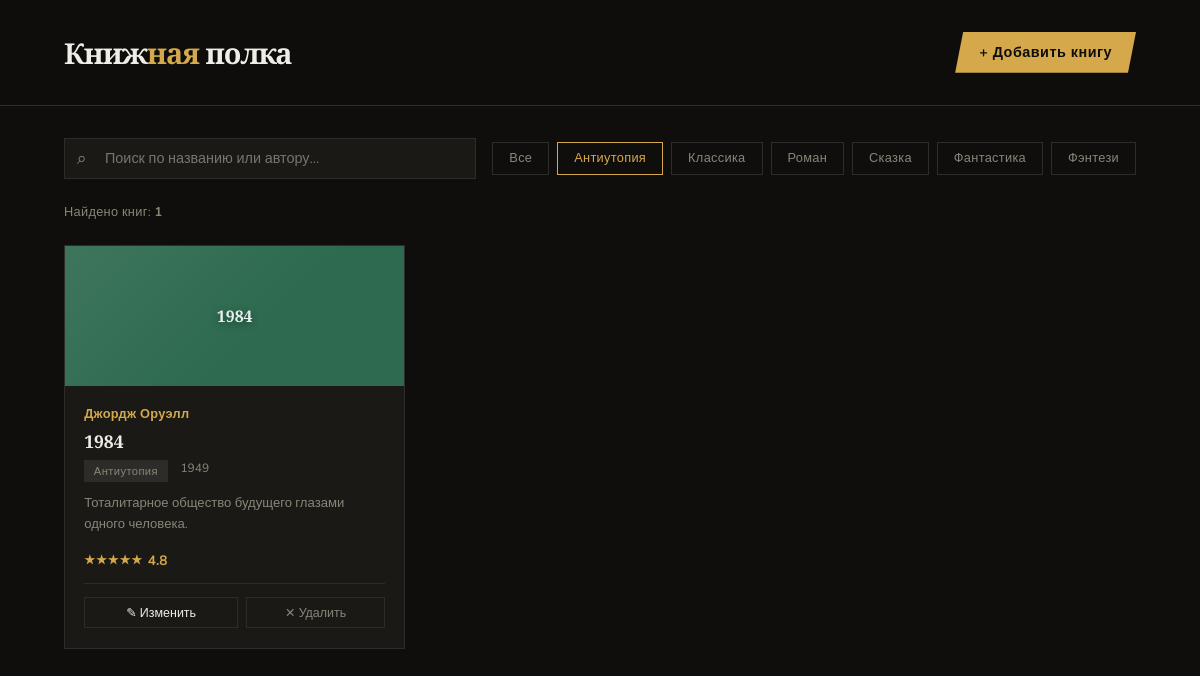
The app's page /?genre=Антиутопия&search= with its own data.
### tables this page shows
CREATE TABLE books (
            id INTEGER PRIMARY KEY AUTOINCREMENT,
            title TEXT NOT NULL,
            author TEXT NOT NULL,
            genre TEXT NOT NULL,
            year INTEGER,
            rating REAL DEFAULT 0,
            description TEXT,
            cover_color TEXT DEFAULT '#4A90D9'
        );

### app.py (the view)
@app.route('/')
def index():
    conn = get_db()
    genre_filter = request.args.get('genre', '')
    search = request.args.get('search', '')
    query = 'SELECT * FROM books'
    params = []
    conditions = []
    if genre_filter:
        conditions.append('genre = ?')
        params.append(genre_filter)
    if search:
        conditions.append('(title LIKE ? OR author LIKE ?)')
        params.extend([f'%{search}%', f'%{search}%'])
    if conditions:
        query += ' WHERE ' + ' AND '.join(conditions)
    query += ' ORDER BY rating DESC'
    books = conn.execute(query, params).fetchall()
    genres = [r[0] for r in conn.execute('SELECT DISTINCT genre FROM books ORDER BY genre').fetchall()]
    conn.close()
    return render_template('index.html', books=books, genres=genres, current_genre=genre_filter, search=search)

### app.py (called while the page is built)
def get_db():
    conn = sqlite3.connect(DB_PATH)
    conn.row_factory = sqlite3.Row
    return conn

### templates/index.html (shortened to what this page needs)
<!DOCTYPE html>
<html lang="ru">
<head>
</head>
<body>
<header>
  <div class="logo">Книж<span>ная</span> полка</div>
  <a href="/add" class="add-btn">+ Добавить книгу</a>
</header>
<div class="controls">
  <form method="get" class="search-wrap">
    <input type="text" name="search" placeholder="Поиск по названию или автору..." value="{{ search }}">
  </form>
  <div class="genre-tabs">
    <a href="/?search={{ search }}" class="genre-tab {% if not current_genre %}active{% endif %}">Все</a>
    {% for g in genres %}
    <a href="/?genre={{ g }}&search={{ search }}" class="genre-tab {% if g == current_genre %}active{% endif %}">{{ g }}</a>
    {% endfor %}
  </div>
</div>
<div class="stats-bar">Найдено книг: <strong>{{ books|length }}</strong></div>
<div class="grid">
  {% if books %}
    {% for b in books %}
    <div class="card">
      <div class="card-cover" style="background: {{ b.cover_color }};">
        <div class="cover-title">{{ b.title }}</div>
      </div>
      <div class="card-body">
        <div class="card-author">{{ b.author }}</div>
        <div class="card-title">{{ b.title }}</div>
        <div class="card-meta">
          <span class="card-genre">{{ b.genre }}</span>
          {% if b.year %}<span>{{ b.year }}</span>{% endif %}
        </div>
        {% if b.description %}
        <div class="card-desc">{{ b.description }}</div>
        {% endif %}
        <div class="rating">
          <span class="stars">★★★★★</span>
          {{ "%.1f"|format(b.rating) }}
        </div>
        <div class="card-actions">
          <a href="/edit/{{ b.id }}" class="btn-edit">✎ Изменить</a>
          <form method="post" action="/delete/{{ b.id }}" style="flex:1" onsubmit="return confirm('Удалить эту книгу?')">
            <button type="submit" class="btn-del" style="width:100%">✕ Удалить</button>
          </form>
        </div>
      </div>
    </div>
    {% endfor %}
  {% else %}
    <div class="empty">
      <p>Книги не найдены</p>
      <p>Попробуйте другой запрос или <a href="/" style="color:var(--accent)">сбросьте фильтры</a></p>
    </div>
  {% endif %}
</div>
</body>
</html>

### templates/index.html (style rules this page uses)
:root { --bg: #0F0E0C; --surface: #1A1916; --border: #2E2C28; --text: #F0EDE6; --muted: #8A8578; --accent: #D4A84B; --accent2: #E8534A; }
* { margin: 0; padding: 0; box-sizing: border-box; }
body { background: var(--bg); color: var(--text); font-family: 'Nunito', sans-serif; min-height: 100vh; }
header { border-bottom: 1px solid var(--border); padding: 2rem 4rem; display: flex; align-items: center; justify-content: space-between; position: sticky; top: 0; background: rgba(15,14,12,0.95); backdrop-filter: blur(12px); z-index: 100; }
.logo { font-family: 'Playfair Display', serif; font-size: 1.8rem; font-weight: 900; letter-spacing: -1px; }
.logo span { color: var(--accent); }
.add-btn { background: var(--accent); color: #0F0E0C; border: none; padding: .65rem 1.5rem; font-family: 'Nunito', sans-serif; font-weight: 700; font-size: .9rem; cursor: pointer; letter-spacing: .5px; text-decoration: none; transition: all .2s; clip-path: polygon(8px 0%, 100% 0%, calc(100% - 8px) 100%, 0% 100%); }
.controls { padding: 2rem 4rem 1rem; display: flex; gap: 1rem; align-items: center; flex-wrap: wrap; }
.search-wrap { position: relative; flex: 1; min-width: 220px; }
.search-wrap input { width: 100%; background: var(--surface); border: 1px solid var(--border); color: var(--text); padding: .6rem 1rem .6rem 2.5rem; font-family: 'Nunito', sans-serif; font-size: .9rem; outline: none; transition: border .2s; }
.search-wrap::before { content: '⌕'; position: absolute; left: .8rem; top: 50%; transform: translateY(-50%); color: var(--muted); font-size: 1.1rem; }
.genre-tabs { display: flex; gap: .5rem; flex-wrap: wrap; }
.genre-tab { padding: .4rem 1rem; border: 1px solid var(--border); background: transparent; color: var(--muted); font-family: 'Nunito', sans-serif; font-size: .8rem; cursor: pointer; text-decoration: none; transition: all .2s; letter-spacing: .3px; }
.genre-tab:hover, .genre-tab.active { border-color: var(--accent); color: var(--accent); }
.stats-bar { padding: .5rem 4rem 1.5rem; font-size: .8rem; color: var(--muted); letter-spacing: .3px; }
.grid { display: grid; grid-template-columns: repeat(auto-fill, minmax(280px, 1fr)); gap: 1.5rem; padding: 0 4rem 4rem; }
.card { background: var(--surface); border: 1px solid var(--border); overflow: hidden; transition: transform .25s, border-color .25s; position: relative; }
.card-cover { height: 140px; display: flex; align-items: center; justify-content: center; position: relative; overflow: hidden; }
.card-cover::after { content: ''; position: absolute; inset: 0; background: linear-gradient(135deg, rgba(255,255,255,.08) 0%, transparent 60%); }
.cover-title { font-family: 'Playfair Display', serif; font-weight: 700; font-size: 1rem; color: rgba(255,255,255,.9); text-align: center; padding: 1rem; position: relative; z-index: 1; line-height: 1.3; text-shadow: 0 2px 8px rgba(0,0,0,.4); }
.card-body { padding: 1.2rem; }
.card-author { font-size: .8rem; color: var(--accent); font-weight: 600; letter-spacing: .3px; margin-bottom: .4rem; }
.card-title { font-family: 'Playfair Display', serif; font-size: 1.1rem; font-weight: 700; line-height: 1.3; margin-bottom: .5rem; }
.card-meta { display: flex; gap: .8rem; font-size: .75rem; color: var(--muted); margin-bottom: .7rem; }
.card-genre { background: var(--border); padding: .2rem .6rem; font-size: .7rem; letter-spacing: .4px; }
.card-desc { font-size: .82rem; color: var(--muted); line-height: 1.6; margin-bottom: 1rem; display: -webkit-box; -webkit-line-clamp: 2; -webkit-box-orient: vertical; overflow: hidden; }
.rating { display: flex; align-items: center; gap: .3rem; font-size: .85rem; font-weight: 700; color: var(--accent); }
.stars { font-size: .75rem; letter-spacing: 1px; }
.card-actions { display: flex; gap: .5rem; margin-top: .8rem; padding-top: .8rem; border-top: 1px solid var(--border); }
.btn-edit, .btn-del { flex: 1; padding: .4rem; border: 1px solid var(--border); background: transparent; font-family: 'Nunito', sans-serif; font-size: .78rem; cursor: pointer; transition: all .2s; text-decoration: none; text-align: center; display: block; }
.btn-edit { color: var(--text); }
.btn-del { color: var(--muted); }

### records on screen
books: genre "Классика"
books: genre "Роман"
books: genre "Сказка"
books: genre "Фантастика"
books: genre "Фэнтези"
books: title "1984", author "Джордж Оруэлл", genre "Антиутопия", year "1949", description "Тоталитарное общество будущего глазами одного человека.", rating "4.8"

### other values on screen
{{ g }} "Антиутопия"
{{ books|length }} "1"
